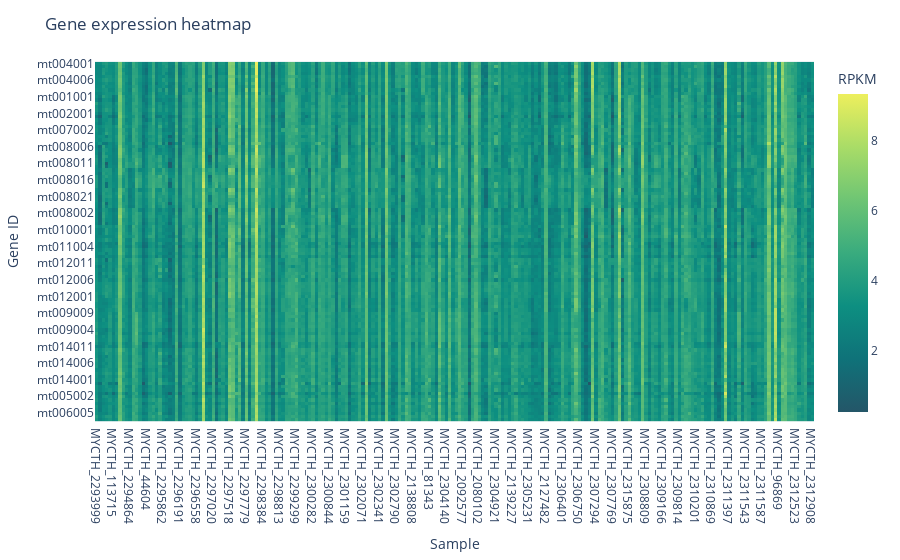

Here is the notebook cell this chart was saved with:
### Code cell
heatmap(df_demo_RPKM2, 'Aggrnyl', 'log2')

### Figure 1 — Plotly figure (JSON) as saved in the notebook; plotly's stock layout.template omitted (floating-point values rounded to 4 significant figures; data arrays with more than 128 entries replaced by an {"elided": "..."} marker saying what was removed)
{"data": [{"coloraxis": "coloraxis", "hovertemplate": "Gene: %{x}<br>Sample: %{y}<br>RPKM: %{z:.1f}", "name": "0", "type": "heatmap", "x": {"elided": "216 str values"}, "xaxis": "x", "y": ["mt004001", "mt004002", "mt004003", "mt004004", "mt004005", "mt004006", "mt004007", "mt004008", "mt004009", "mt004010", "mt001001", "mt001002", "mt001004", "mt001005", "mt001003", "mt002001", "mt002002", "mt002003", "mt002004", "mt007001", "mt007002", "mt007003", "mt007004", "mt007005", "mt007006", "mt008006", "mt008007", "mt008008", "mt008009", "mt008010", "mt008011", "mt008012", "mt008013", "mt008014", "mt008015", "mt008016", "mt008017", "mt008018", "mt008019", "mt008020", "mt008021", "mt008022", "mt008023", "mt008024", "mt008001", "mt008002", "mt008003", "mt008004", "mt008005", "mt010004", "mt010001", "mt010002", "mt010003", "mt011006", "mt011005", "mt011004", "mt011003", "mt011002", "mt011001", "mt012012", "mt012011", "mt012010", "mt012009", "mt012008", "mt012007", "mt012006", "mt012005", "mt012004", "mt012003", "mt012002", "mt012001", "mt013004", "mt013003", "mt013002", "mt013001", "mt009009", "mt009008", "mt009007", "mt009006", "mt009005", "mt009004", "mt009003", "mt009002", "mt009001", "mt014012", "mt014011", "mt014010", "mt014009", "mt014008", "mt014007", "mt014006", "mt014005", "mt014004", "mt014003", "mt014002", "mt014001", "mt003001", "mt003002", "mt003003", "mt005001", "mt005002", "mt006001", "mt006002", "mt006003", "mt006004", "mt006005", "mt006006", "mt006007"], "yaxis": "y", "z": {"elided": "108x216 float values"}}], "layout": {"coloraxis": {"colorbar": {"title": {"text": "RPKM"}}, "colorscale": [[0, "rgb(36, 86, 104)"], [0.1667, "rgb(15, 114, 121)"], [0.3333, "rgb(13, 143, 129)"], [0.5, "rgb(57, 171, 126)"], [0.6667, "rgb(110, 197, 116)"], [0.8333, "rgb(169, 220, 103)"], [1, "rgb(237, 239, 93)"]]}, "margin": {"t": 60}, "title": {"text": "Gene expression heatmap"}, "xaxis": {"anchor": "y", "constrain": "domain", "domain": [0, 1], "scaleanchor": "y", "title": {"text": "Sample"}}, "yaxis": {"anchor": "x", "autorange": "reversed", "constrain": "domain", "domain": [0, 1], "title": {"text": "Gene ID"}}}}
